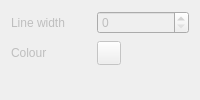
     <widget class="QWidget" name="apicesPage">
      <property name="enabled">
       <bool>false</bool>
      </property>
      <attribute name="title">
       <string>Apices</string>
      </attribute>
      <layout class="QFormLayout" name="formLayout_2">
       <property name="fieldGrowthPolicy">
        <enum>QFormLayout::AllNonFixedFieldsGrow</enum>
       </property>
       <item row="1" column="0">
        <widget class="QLabel" name="label_2">
         <property name="minimumSize">
          <size>
           <width>80</width>
           <height>24</height>
          </size>
         </property>
         <property name="text">
          <string>Line width</string>
         </property>
        </widget>
       </item>
       <item row="1" column="1">
        <widget class="QSpinBox" name="spinBox">
         <property name="whatsThis">
          <string>The apex (or apices) of a vessel appears at the tip of the vessel - where blood begins its return to the heart - and is indicated by a bar in the shape of an 'I' to show the width of the vessel at the apex.

This property determines the width of the line used to draw the apex in the image.</string>
         </property>
        </widget>
       </item>
       <item row="3" column="0">
        <widget class="QLabel" name="apexColourLabel">
         <property name="text">
          <string>Colour</string>
         </property>
        </widget>
       </item>
       <item row="3" column="1">
        <widget class="QPushButton" name="apexColorButton">
         <property name="sizePolicy">
          <sizepolicy hsizetype="Fixed" vsizetype="Fixed">
           <horstretch>0</horstretch>
           <verstretch>0</verstretch>
          </sizepolicy>
         </property>
         <property name="minimumSize">
          <size>
           <width>24</width>
           <height>24</height>
          </size>
         </property>
         <property name="maximumSize">
          <size>
           <width>24</width>
           <height>24</height>
          </size>
         </property>
         <property name="whatsThis">
          <string>The apex (or apices) of a vessel appears at the tip of the vessel - where blood begins its return to the heart - and is indicated by a bar in the shape of an 'I' to show the width of the vessel at the apex.

This property determines the colour of the line used to draw the apex in the image.</string>
         </property>
         <property name="autoFillBackground">
          <bool>false</bool>
         </property>
         <property name="text">
          <string/>
         </property>
        </widget>
       </item>
      </layout>
     </widget>
